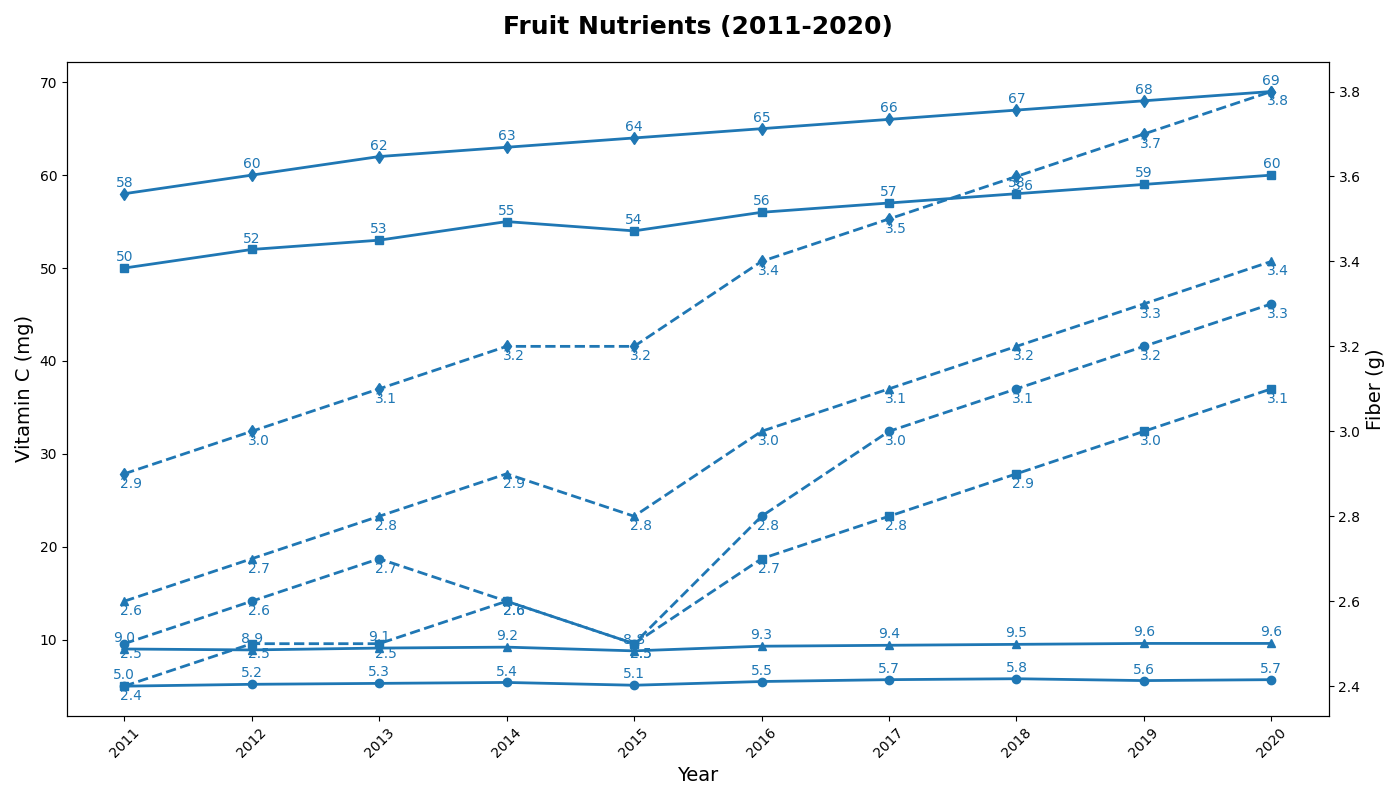

Recreate this plot in Python.
import matplotlib.pyplot as plt
import numpy as np

years = np.arange(2011, 2021)
apples_vitamin_c = np.array([5, 5.2, 5.3, 5.4, 5.1, 5.5, 5.7, 5.8, 5.6, 5.7])
apples_fiber = np.array([2.5, 2.6, 2.7, 2.6, 2.5, 2.8, 3.0, 3.1, 3.2, 3.3])
oranges_vitamin_c = np.array([50, 52, 53, 55, 54, 56, 57, 58, 59, 60])
oranges_fiber = np.array([2.4, 2.5, 2.5, 2.6, 2.5, 2.7, 2.8, 2.9, 3.0, 3.1])
bananas_vitamin_c = np.array([9, 8.9, 9.1, 9.2, 8.8, 9.3, 9.4, 9.5, 9.6, 9.6])
bananas_fiber = np.array([2.6, 2.7, 2.8, 2.9, 2.8, 3.0, 3.1, 3.2, 3.3, 3.4])
strawberries_vitamin_c = np.array([58, 60, 62, 63, 64, 65, 66, 67, 68, 69])
strawberries_fiber = np.array([2.9, 3.0, 3.1, 3.2, 3.2, 3.4, 3.5, 3.6, 3.7, 3.8])

fig, ax1 = plt.subplots(figsize=(14, 8))

# Use a single color for all vitamin C plots
color = '#1f77b4'
ax1.plot(years, apples_vitamin_c, color=color, marker='o', linestyle='-', linewidth=2, label='Apples Vitamin C')
ax1.plot(years, oranges_vitamin_c, color=color, marker='s', linestyle='-', linewidth=2, label='Oranges Vitamin C')
ax1.plot(years, bananas_vitamin_c, color=color, marker='^', linestyle='-', linewidth=2, label='Bananas Vitamin C')
ax1.plot(years, strawberries_vitamin_c, color=color, marker='d', linestyle='-', linewidth=2, label='Strawberries Vitamin C')

ax2 = ax1.twinx()

# Use a single color for all fiber plots
ax2.plot(years, apples_fiber, color=color, marker='o', linestyle='--', linewidth=2, label='Apples Fiber')
ax2.plot(years, oranges_fiber, color=color, marker='s', linestyle='--', linewidth=2, label='Oranges Fiber')
ax2.plot(years, bananas_fiber, color=color, marker='^', linestyle='--', linewidth=2, label='Bananas Fiber')
ax2.plot(years, strawberries_fiber, color=color, marker='d', linestyle='--', linewidth=2, label='Strawberries Fiber')

ax1.set_title("Fruit Nutrients (2011-2020)", fontsize=18, weight='bold', pad=20)
ax1.set_xlabel("Year", fontsize=14)
ax1.set_ylabel("Vitamin C (mg)", fontsize=14, color='black')
ax2.set_ylabel("Fiber (g)", fontsize=14, color='black')

ax1.set_xticks(years)
ax1.set_xticklabels(years, rotation=45)

# Annotate with a consistent color
for i in range(len(years)):
    ax1.annotate(f'{apples_vitamin_c[i]}', (years[i], apples_vitamin_c[i]), textcoords="offset points", xytext=(0, 5), ha='center', fontsize=10, color=color)
    ax1.annotate(f'{oranges_vitamin_c[i]}', (years[i], oranges_vitamin_c[i]), textcoords="offset points", xytext=(0, 5), ha='center', fontsize=10, color=color)
    ax1.annotate(f'{bananas_vitamin_c[i]}', (years[i], bananas_vitamin_c[i]), textcoords="offset points", xytext=(0, 5), ha='center', fontsize=10, color=color)
    ax1.annotate(f'{strawberries_vitamin_c[i]}', (years[i], strawberries_vitamin_c[i]), textcoords="offset points", xytext=(0, 5), ha='center', fontsize=10, color=color)

for i in range(len(years)):
    ax2.annotate(f'{apples_fiber[i]}', (years[i], apples_fiber[i]), textcoords="offset points", xytext=(5, -10), ha='center', fontsize=10, color=color)
    ax2.annotate(f'{oranges_fiber[i]}', (years[i], oranges_fiber[i]), textcoords="offset points", xytext=(5, -10), ha='center', fontsize=10, color=color)
    ax2.annotate(f'{bananas_fiber[i]}', (years[i], bananas_fiber[i]), textcoords="offset points", xytext=(5, -10), ha='center', fontsize=10, color=color)
    ax2.annotate(f'{strawberries_fiber[i]}', (years[i], strawberries_fiber[i]), textcoords="offset points", xytext=(5, -10), ha='center', fontsize=10, color=color)

plt.tight_layout()
plt.show()
